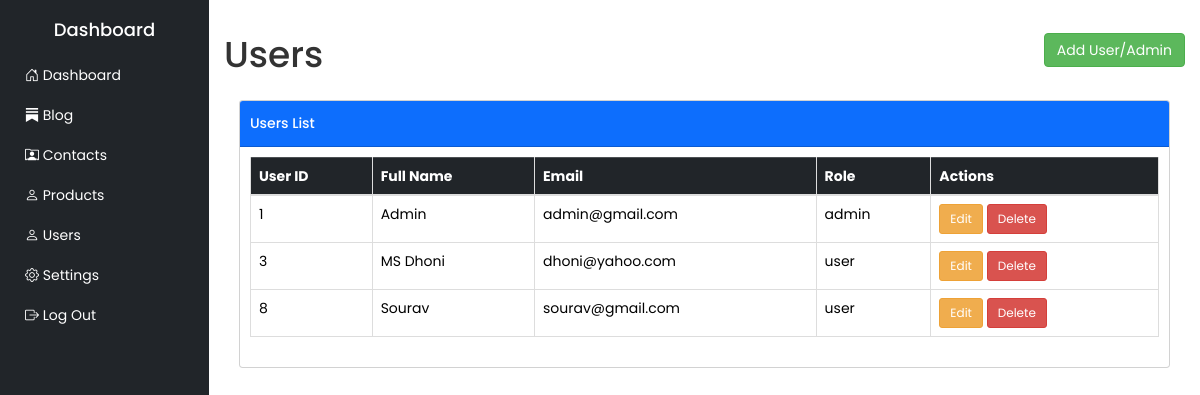
The page /admin/users.php (signed in) on the database its author committed.
### tables this page shows
CREATE TABLE `users` (
  `user_id` int(11) NOT NULL,
  `full_name` varchar(256) NOT NULL,
  `email` varchar(256) NOT NULL,
  `feature_img` varchar(256) DEFAULT NULL,
  `password` varchar(256) NOT NULL,
  `role` varchar(256) NOT NULL DEFAULT 'user',
  `created_at` timestamp NOT NULL DEFAULT current_timestamp()
);

### admin/users.php (the view, shortened to what this page needs)
<?php
include_once('include/header.php');
?>
<div class="container-fluid p-4" style="margin-left: 0px;">
    <div class="d-flex justify-content-between align-items-center mb-4">
        <h1>Users</h1>
        <a href="sign_up.php" type="button" class="btn btn-success">Add User/Admin</a>
    </div>
    <div class="col-md-12">
        <div class="card">
            <div class="card-header bg-primary text-white">
                <h5>Users List</h5>
            </div>
            <div class="card-body">
                <?php
                include "config.php";
                $sql = "SELECT * FROM users";
                $result = mysqli_query($conn, $sql) or die("Query Unsuccessful.");
                if ($result && mysqli_num_rows($result) > 0) {
                ?>
                    <table class="table table-bordered table-hover">
                        <thead class="table-dark">
                            <tr>
                                <th>User ID</th>
                                <th>Full Name</th>
                                <th>Email</th>
                                <th>Role</th>
                                <th>Actions</th>
                            </tr>
                        </thead>
                        <tbody>
                            <?php
                            while ($row = mysqli_fetch_assoc($result)) {
                            ?>
                                <tr>
                                    <td><?php echo htmlspecialchars($row['user_id']); ?></td>
                                    <td><?php echo htmlspecialchars($row['full_name']); ?></td>
                                    <td><?php echo htmlspecialchars($row['email']); ?></td>
                                    <td><?php echo htmlspecialchars($row['role']); ?></td>
                                    <td>
                                        <a href="edit_users.php?id=<?php echo $row['user_id']; ?>"
                                           class="btn btn-sm btn-warning">Edit</a>
                                        <a href="delete_users.php?id=<?php echo $row['user_id']; ?>"
                                           class="btn btn-sm btn-danger"
                                           onclick="return confirm('Are you sure you want to delete this user: <?php echo htmlspecialchars($row['full_name']); ?>?');">Delete</a>
                                    </td>
                                </tr>
                            <?php
                            }
                            ?>
                        </tbody>
                    </table>
                <?php
                } else {
                    echo '<div class="alert alert-warning text-center">No users found.</div>';
                }
                ?>
            </div>
        </div>
    </div>
</div>
<?php
include_once('include/footer.php');
?>

### admin/assets/css/style.css (style rules this page uses)
* { margin: 0; padding: 0; box-sizing: border-box; font-family: "Poppins", sans-serif; }

### rows shown on the page
users: user_id "1", full_name "Admin", email "admin@gmail.com", role "admin"
users: user_id "3", full_name "MS Dhoni", email "dhoni@yahoo.com", role "user"
users: user_id "8", full_name "Sourav", email "sourav@gmail.com", role "user"
